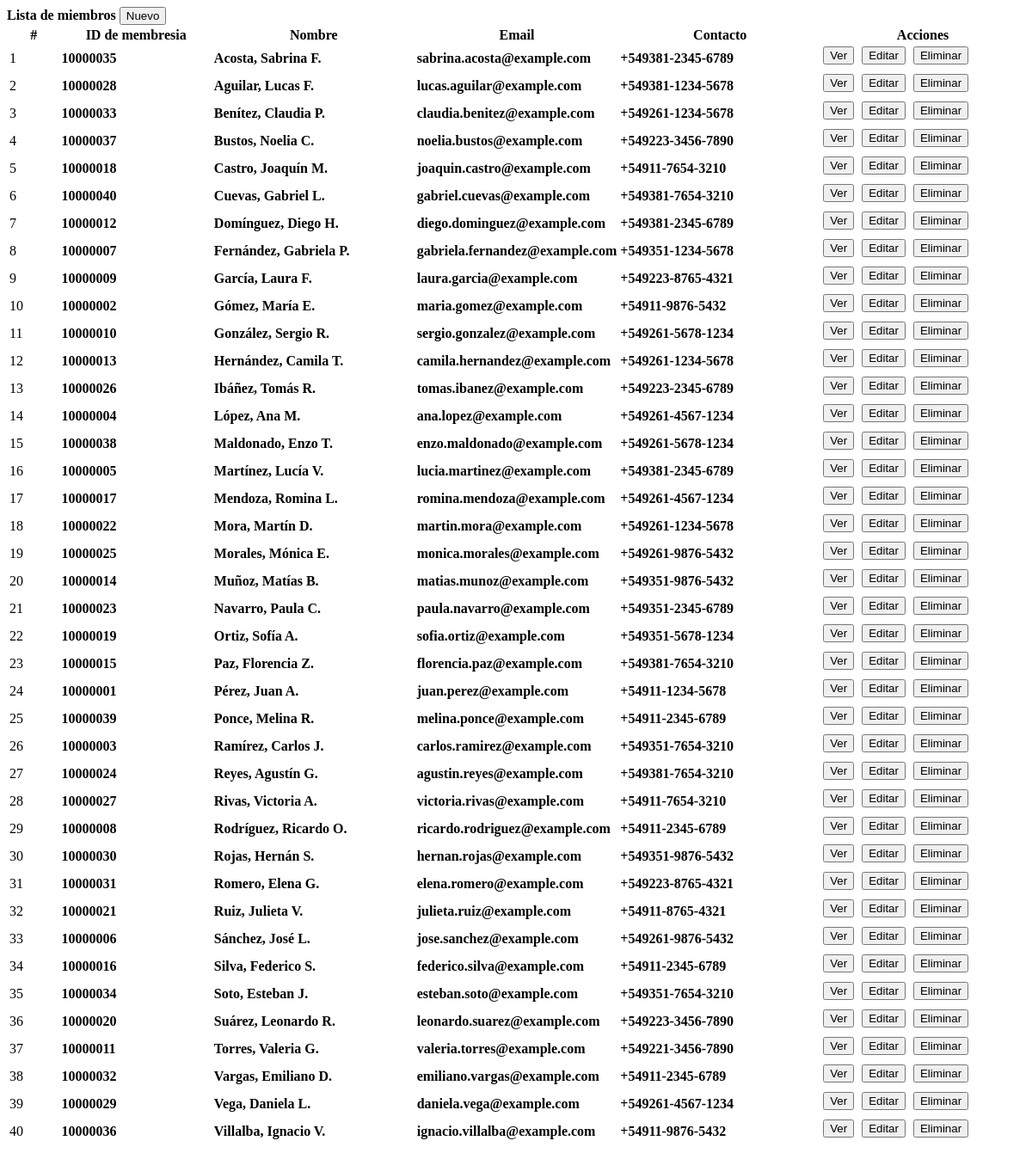
/members.php, run on the app's committed database.
### tables this page shows
CREATE TABLE `members` (
  `id` int(30) NOT NULL,
  `member_id` int(30) NOT NULL,
  `firstname` varchar(100) NOT NULL,
  `middlename` varchar(100) NOT NULL,
  `lastname` varchar(100) NOT NULL,
  `gender` varchar(20) NOT NULL,
  `contact` varchar(100) NOT NULL,
  `address` text NOT NULL,
  `email` varchar(100) NOT NULL,
  `date_created` datetime NOT NULL DEFAULT current_timestamp()
);

### members.php (the view, shortened to what this page needs)
<?php include('db_connect.php');?>
<div class="container-fluid">
	<div class="col-lg-12">
		<div class="row">
			<div class="col-md-12">
				<div class="card">
					<div class="card-header">
						<b>Lista de miembros</b>
						<span class="">
							<button class="btn btn-primary btn-block btn-sm col-sm-2 float-right" type="button" id="new_member">
					<i class="fa fa-plus"></i> Nuevo</button>
				</span>
					</div>
					<div class="card-body">
						<table class="table table-bordered table-condensed table-hover">
							<colgroup>
								<col width="5%">
								<col width="15%">
								<col width="20%">
								<col width="20%">
								<col width="20%">
								<col width="20%">
							</colgroup>
							<thead>
								<tr>
									<th class="text-center">#</th>
									<th class="">ID de membresia</th>
									<th class="">Nombre</th>
									<th class="">Email</th>
									<th class="">Contacto</th>
									<th class="text-center">Acciones</th>
								</tr>
							</thead>
							<tbody>
								<?php
								$i = 1;
								$member =  $conn->query("SELECT *,concat(lastname,', ',firstname,' ',middlename) as name from members order by concat(lastname,', ',firstname,' ',middlename) asc");
								while($row=$member->fetch_assoc()):
								?>
								<tr>
									<td class="text-center"><?php echo $i++ ?></td>
									<td class="">
										 <p><b><?php echo $row['member_id'] ?></b></p>
									</td>
									<td class="">
										 <p><b><?php echo ucwords($row['name']) ?></b></p>
									</td>
									<td class="">
										 <p><b><?php echo $row['email'] ?></b></p>
									</td>
									<td class="">
										 <p><b><?php echo $row['contact'] ?></b></p>
									</td>
									<td class="text-center">
										<button class="btn btn-sm btn-primary view_member btn-spacing" type="button" data-id="<?php echo $row['id'] ?>" >Ver</button>
										<button class="btn btn-sm btn-primary edit_member btn-spacing" type="button" data-id="<?php echo $row['id'] ?>" >Editar</button>
										<button class="btn btn-sm btn-danger delete_member btn-spacing" type="button" data-id="<?php echo $row['id'] ?>">Eliminar</button>
									</td>
								</tr>
								<?php endwhile; ?>
							</tbody>
						</table>
					</div>
				</div>
			</div>
		</div>
	</div>
</div>

### members.php (style rules this page uses)
td { vertical-align: middle !important; }
td p { margin: unset }
.view_member, .edit_member { margin-right: 5px; margin-bottom: 7px; }

### data on the page
members: member "10000035", name "Acosta, Sabrina F.", email "sabrina.acosta@example.com", contact "+549381-2345-6789"
members: member "10000028", name "Aguilar, Lucas F.", email "lucas.aguilar@example.com", contact "+549381-1234-5678"
members: member "10000033", name "Benítez, Claudia P.", email "claudia.benitez@example.com", contact "+549261-1234-5678"
members: member "10000037", name "Bustos, Noelia C.", email "noelia.bustos@example.com", contact "+549223-3456-7890"
members: member "10000018", name "Castro, Joaquín M.", email "joaquin.castro@example.com", contact "+54911-7654-3210"
members: member "10000040", name "Cuevas, Gabriel L.", email "gabriel.cuevas@example.com", contact "+549381-7654-3210"
members: member "10000012", name "Domínguez, Diego H.", email "diego.dominguez@example.com", contact "+549381-2345-6789"
members: member "10000007", name "Fernández, Gabriela P.", email "gabriela.fernandez@example.com", contact "+549351-1234-5678"
members: member "10000009", name "García, Laura F.", email "laura.garcia@example.com", contact "+549223-8765-4321"
members: member "10000002", name "Gómez, María E.", email "maria.gomez@example.com", contact "+54911-9876-5432"
members: member "10000010", name "González, Sergio R.", email "sergio.gonzalez@example.com", contact "+549261-5678-1234"
members: member "10000013", name "Hernández, Camila T.", email "camila.hernandez@example.com", contact "+549261-1234-5678"
members: member "10000026", name "Ibáñez, Tomás R.", email "tomas.ibanez@example.com", contact "+549223-2345-6789"
members: member "10000004", name "López, Ana M.", email "ana.lopez@example.com", contact "+549261-4567-1234"
members: member "10000038", name "Maldonado, Enzo T.", email "enzo.maldonado@example.com", contact "+549261-5678-1234"
members: member "10000005", name "Martínez, Lucía V.", email "lucia.martinez@example.com", contact "+549381-2345-6789"
members: member "10000017", name "Mendoza, Romina L.", email "romina.mendoza@example.com", contact "+549261-4567-1234"
members: member "10000022", name "Mora, Martín D.", email "martin.mora@example.com", contact "+549261-1234-5678"
members: member "10000025", name "Morales, Mónica E.", email "monica.morales@example.com", contact "+549261-9876-5432"
members: member "10000014", name "Muñoz, Matías B.", email "matias.munoz@example.com", contact "+549351-9876-5432"
members: member "10000023", name "Navarro, Paula C.", email "paula.navarro@example.com", contact "+549351-2345-6789"
members: member "10000019", name "Ortiz, Sofía A.", email "sofia.ortiz@example.com", contact "+549351-5678-1234"
members: member "10000015", name "Paz, Florencia Z.", email "florencia.paz@example.com", contact "+549381-7654-3210"
members: member "10000001", name "Pérez, Juan A.", email "juan.perez@example.com", contact "+54911-1234-5678"
members: member "10000039", name "Ponce, Melina R.", email "melina.ponce@example.com", contact "+54911-2345-6789"
members: member "10000003", name "Ramírez, Carlos J.", email "carlos.ramirez@example.com", contact "+549351-7654-3210"
members: member "10000024", name "Reyes, Agustín G.", email "agustin.reyes@example.com", contact "+549381-7654-3210"
members: member "10000027", name "Rivas, Victoria A.", email "victoria.rivas@example.com", contact "+54911-7654-3210"
members: member "10000008", name "Rodríguez, Ricardo O.", email "ricardo.rodriguez@example.com", contact "+54911-2345-6789"
members: member "10000030", name "Rojas, Hernán S.", email "hernan.rojas@example.com", contact "+549351-9876-5432"
members: member "10000031", name "Romero, Elena G.", email "elena.romero@example.com", contact "+549223-8765-4321"
members: member "10000021", name "Ruiz, Julieta V.", email "julieta.ruiz@example.com", contact "+54911-8765-4321"
members: member "10000006", name "Sánchez, José L.", email "jose.sanchez@example.com", contact "+549261-9876-5432"
members: member "10000016", name "Silva, Federico S.", email "federico.silva@example.com", contact "+54911-2345-6789"
members: member "10000034", name "Soto, Esteban J.", email "esteban.soto@example.com", contact "+549351-7654-3210"
members: member "10000020", name "Suárez, Leonardo R.", email "leonardo.suarez@example.com", contact "+549223-3456-7890"
members: member "10000011", name "Torres, Valeria G.", email "valeria.torres@example.com", contact "+549221-3456-7890"
members: member "10000032", name "Vargas, Emiliano D.", email "emiliano.vargas@example.com", contact "+54911-2345-6789"
members: member "10000029", name "Vega, Daniela L.", email "daniela.vega@example.com", contact "+549261-4567-1234"
members: member "10000036", name "Villalba, Ignacio V.", email "ignacio.villalba@example.com", contact "+54911-9876-5432"
